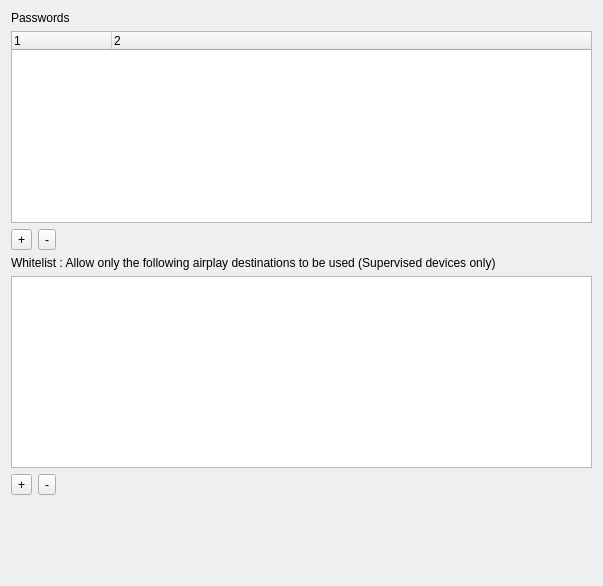
<?xml version="1.0" encoding="UTF-8"?>
<ui version="4.0">
 <class>AirPlayForm</class>
 <widget class="QWidget" name="AirPlayForm">
  <property name="geometry">
   <rect>
    <x>0</x>
    <y>0</y>
    <width>603</width>
    <height>586</height>
   </rect>
  </property>
  <property name="windowTitle">
   <string>Form</string>
  </property>
  <layout class="QVBoxLayout" name="verticalLayout">
   <item>
    <widget class="QLabel" name="labelPasswords">
     <property name="text">
      <string>Passwords</string>
     </property>
    </widget>
   </item>
   <item>
    <widget class="QTreeWidget" name="passwordsTreeWidget">
     <property name="rootIsDecorated">
      <bool>false</bool>
     </property>
     <property name="columnCount">
      <number>2</number>
     </property>
     <attribute name="headerMinimumSectionSize">
      <number>100</number>
     </attribute>
     <column>
      <property name="text">
       <string notr="true">1</string>
      </property>
     </column>
     <column>
      <property name="text">
       <string notr="true">2</string>
      </property>
     </column>
    </widget>
   </item>
   <item>
    <layout class="QHBoxLayout" name="horizontalLayout_2">
     <item>
      <widget class="QToolButton" name="addPassword">
       <property name="text">
        <string>+</string>
       </property>
      </widget>
     </item>
     <item>
      <widget class="QToolButton" name="removePassword">
       <property name="text">
        <string>-</string>
       </property>
      </widget>
     </item>
     <item>
      <spacer name="spacer_2">
       <property name="orientation">
        <enum>Qt::Horizontal</enum>
       </property>
       <property name="sizeHint" stdset="0">
        <size>
         <width>40</width>
         <height>20</height>
        </size>
       </property>
      </spacer>
     </item>
    </layout>
   </item>
   <item>
    <widget class="QLabel" name="labelWhitelist">
     <property name="text">
      <string>Whitelist : Allow only the following airplay destinations to be used (Supervised devices only)</string>
     </property>
     <property name="wordWrap">
      <bool>true</bool>
     </property>
    </widget>
   </item>
   <item>
    <widget class="QListWidget" name="whitelistWidget"/>
   </item>
   <item>
    <layout class="QHBoxLayout" name="horizontalLayout">
     <item>
      <widget class="QToolButton" name="addWhitelist">
       <property name="text">
        <string>+</string>
       </property>
      </widget>
     </item>
     <item>
      <widget class="QToolButton" name="removeWhitelist">
       <property name="text">
        <string>-</string>
       </property>
      </widget>
     </item>
     <item>
      <spacer name="spacer">
       <property name="orientation">
        <enum>Qt::Horizontal</enum>
       </property>
       <property name="sizeHint" stdset="0">
        <size>
         <width>40</width>
         <height>20</height>
        </size>
       </property>
      </spacer>
     </item>
    </layout>
   </item>
   <item>
    <spacer name="verticalSpacer">
     <property name="orientation">
      <enum>Qt::Vertical</enum>
     </property>
     <property name="sizeHint" stdset="0">
      <size>
       <width>20</width>
       <height>40</height>
      </size>
     </property>
    </spacer>
   </item>
  </layout>
 </widget>
 <resources/>
 <connections/>
</ui>
